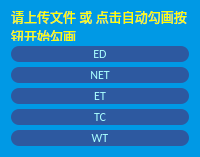
         <widget class="QFrame" name="optionFrame">
          <property name="maximumSize">
           <size>
            <width>400</width>
            <height>16777215</height>
           </size>
          </property>
          <property name="styleSheet">
           <string notr="true">background-color: rgb(0, 153, 229);
border-radius: 8px;</string>
          </property>
          <property name="frameShape">
           <enum>QFrame::StyledPanel</enum>
          </property>
          <property name="frameShadow">
           <enum>QFrame::Raised</enum>
          </property>
          <layout class="QVBoxLayout" name="verticalLayout_3">
           <property name="spacing">
            <number>5</number>
           </property>
           <item>
            <widget class="QLabel" name="leadText">
             <property name="maximumSize">
              <size>
               <width>16777215</width>
               <height>30</height>
              </size>
             </property>
             <property name="font">
              <font>
               <family>华光书宋一_CNKI</family>
               <pointsize>10</pointsize>
               <weight>50</weight>
               <italic>false</italic>
               <bold>false</bold>
              </font>
             </property>
             <property name="autoFillBackground">
              <bool>false</bool>
             </property>
             <property name="styleSheet">
              <string notr="true">color: rgb(255, 255, 0);
font: 10pt &quot;华光书宋一_CNKI&quot;;</string>
             </property>
             <property name="text">
              <string>请上传文件 或 点击自动勾画按钮开始勾画</string>
             </property>
             <property name="scaledContents">
              <bool>true</bool>
             </property>
             <property name="wordWrap">
              <bool>true</bool>
             </property>
            </widget>
           </item>
           <item>
            <widget class="QPushButton" name="EDButton">
             <property name="maximumSize">
              <size>
               <width>16777215</width>
               <height>40</height>
              </size>
             </property>
             <property name="font">
              <font>
               <family>Calibri</family>
               <pointsize>9</pointsize>
              </font>
             </property>
             <property name="styleSheet">
              <string notr="true">QPushButton{
	background-color: rgb(45, 89, 160);
	color: rgb(170, 255, 255);
}
QPushButton::checked{
	background-color:rgb(241, 214, 145);
	color: rgb(163, 70, 255);
	border: none;
}</string>
             </property>
             <property name="text">
              <string>ED</string>
             </property>
             <property name="checkable">
              <bool>true</bool>
             </property>
             <property name="checked">
              <bool>false</bool>
             </property>
             <property name="autoDefault">
              <bool>false</bool>
             </property>
             <property name="default">
              <bool>true</bool>
             </property>
             <property name="flat">
              <bool>false</bool>
             </property>
            </widget>
           </item>
           <item>
            <widget class="QPushButton" name="NETButton">
             <property name="maximumSize">
              <size>
               <width>16777215</width>
               <height>40</height>
              </size>
             </property>
             <property name="font">
              <font>
               <family>Calibri</family>
               <pointsize>9</pointsize>
              </font>
             </property>
             <property name="styleSheet">
              <string notr="true">QPushButton{
	background-color: rgb(45, 89, 160);
	color: rgb(170, 255, 255);
}
QPushButton::checked{
	background-color:rgb(128, 174, 128);
	color: rgb(170, 255, 255);
	border: none;
}</string>
             </property>
             <property name="text">
              <string>NET</string>
             </property>
             <property name="checkable">
              <bool>true</bool>
             </property>
            </widget>
           </item>
           <item>
            <widget class="QPushButton" name="ETButton">
             <property name="maximumSize">
              <size>
               <width>16777215</width>
               <height>40</height>
              </size>
             </property>
             <property name="font">
              <font>
               <family>Calibri</family>
               <pointsize>9</pointsize>
              </font>
             </property>
             <property name="styleSheet">
              <string notr="true">QPushButton{
	background-color: rgb(45, 89, 160);
	color: rgb(170, 255, 255);
}
QPushButton::checked{
	background-color:rgb(111, 184, 210);
	color: rgb(242, 9, 169);
	border: none;
}</string>
             </property>
             <property name="text">
              <string>ET</string>
             </property>
             <property name="checkable">
              <bool>true</bool>
             </property>
            </widget>
           </item>
           <item>
            <widget class="QPushButton" name="TCButton">
             <property name="maximumSize">
              <size>
               <width>16777215</width>
               <height>40</height>
              </size>
             </property>
             <property name="font">
              <font>
               <family>Calibri</family>
               <pointsize>9</pointsize>
              </font>
             </property>
             <property name="styleSheet">
              <string notr="true">QPushButton{
	background-color: rgb(45, 89, 160);
	color: rgb(170, 255, 255);
}
QPushButton::checked{
	background-color:rgb(200, 129, 239);
	color: rgb(255, 255, 127);
	border: none;
}</string>
             </property>
             <property name="text">
              <string>TC</string>
             </property>
             <property name="checkable">
              <bool>true</bool>
             </property>
            </widget>
           </item>
           <item>
            <widget class="QPushButton" name="WTButton">
             <property name="maximumSize">
              <size>
               <width>16777215</width>
               <height>40</height>
              </size>
             </property>
             <property name="font">
              <font>
               <family>Calibri</family>
               <pointsize>9</pointsize>
              </font>
             </property>
             <property name="styleSheet">
              <string notr="true">QPushButton{
	background-color: rgb(45, 89, 160);
	color: rgb(170, 255, 255);
}
QPushButton::checked{
	background-color:rgb(187, 245, 123);
	color: rgb(163, 70, 255);
	border: none;
}</string>
             </property>
             <property name="text">
              <string>WT</string>
             </property>
             <property name="checkable">
              <bool>true</bool>
             </property>
            </widget>
           </item>
          </layout>
         </widget>
